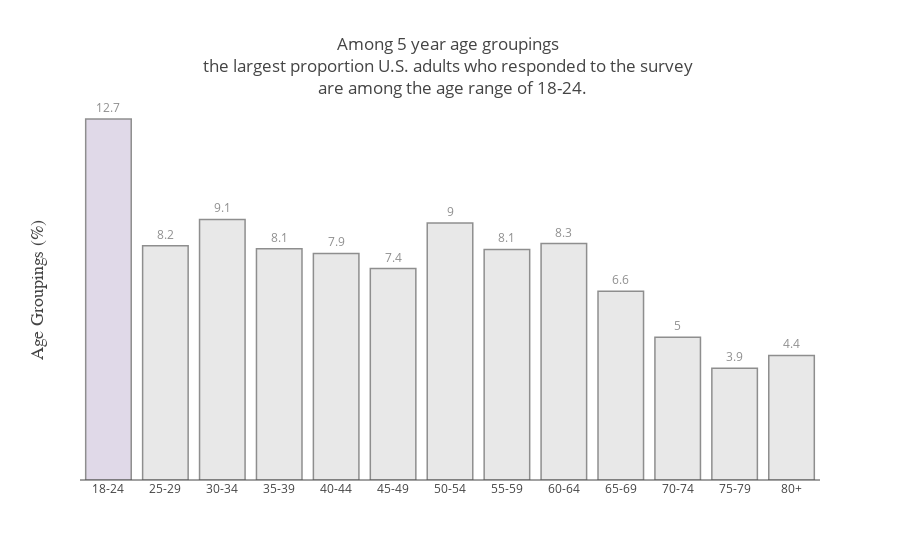

The notebook cell this image was saved under:
### Code cell
graphData=freq_table.reset_index().copy()
#pass data in
data = [go.Bar(x=graphData.loc[0:12]['index'],
               y=graphData.loc[0:12]['Percent'],
               text=round((graphData.loc[0:12]['Percent']),1),
               textposition='outside',marker=dict(
               color=['rgb(204,192,218)',
                      'rgb(217,217,217)',
                      'rgb(217,217,217)',
                      'rgb(217,217,217)',
                      'rgb(217,217,217)',
                      'rgb(217,217,217)',
                      'rgb(217,217,217)',
                      'rgb(217,217,217)',
                      'rgb(217,217,217)',
                      'rgb(217,217,217)',
                      'rgb(217,217,217)',
                      'rgb(217,217,217)',
                      'rgb(217,217,217)']
                   ,line=dict(color='rgb(68,68,68)',
               width=1.5),),opacity=0.6)]

layout = go.Layout(
                title='Among 5 year age groupings <br>the largest proportion U.S. adults who responded to the survey <br> are among the age range of 18-24.',
                yaxis=dict(title='Age Groupings (%)',ticks='',showticklabels=False,showgrid=False,
                titlefont=dict(family='Arial, sans-serif',size=18,color='444444',))
                ,xaxis=dict(ticks='',tickangle=0))

fig = go.Figure(data=data, layout=layout)
py.iplot(fig, filename='text-hover-bar')

### Figure 1 — Plotly figure (JSON) as saved in the notebook; plotly's stock layout.template omitted (floating-point values rounded to 4 significant figures)
{"data": [{"marker": {"color": ["rgb(204,192,218)", "rgb(217,217,217)", "rgb(217,217,217)", "rgb(217,217,217)", "rgb(217,217,217)", "rgb(217,217,217)", "rgb(217,217,217)", "rgb(217,217,217)", "rgb(217,217,217)", "rgb(217,217,217)", "rgb(217,217,217)", "rgb(217,217,217)", "rgb(217,217,217)"], "line": {"color": "rgb(68,68,68)", "width": 1.5}}, "opacity": 0.6, "text": [12.7, 8.2, 9.1, 8.1, 7.9, 7.4, 9, 8.1, 8.3, 6.6, 5, 3.9, 4.4], "textposition": "outside", "type": "bar", "x": ["18-24", "25-29", "30-34", "35-39", "40-44", "45-49", "50-54", "55-59", "60-64", "65-69", "70-74", "75-79", "80+"], "y": [12.66, 8.213, 9.135, 8.109, 7.945, 7.413, 9.013, 8.085, 8.292, 6.617, 5.004, 3.92, 4.368]}], "layout": {"title": "Among 5 year age groupings <br>the largest proportion U.S. adults who responded to the survey <br> are among the age range of 18-24.", "xaxis": {"tickangle": 0, "ticks": ""}, "yaxis": {"showgrid": false, "showticklabels": false, "ticks": "", "title": "Age Groupings (%)", "titlefont": {"color": "444444", "family": "Arial, sans-serif", "size": 18}}}}
